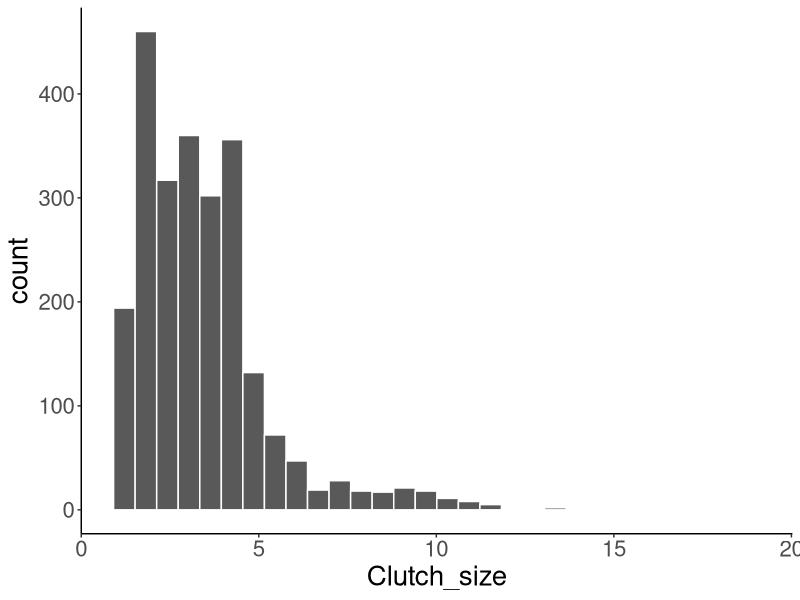
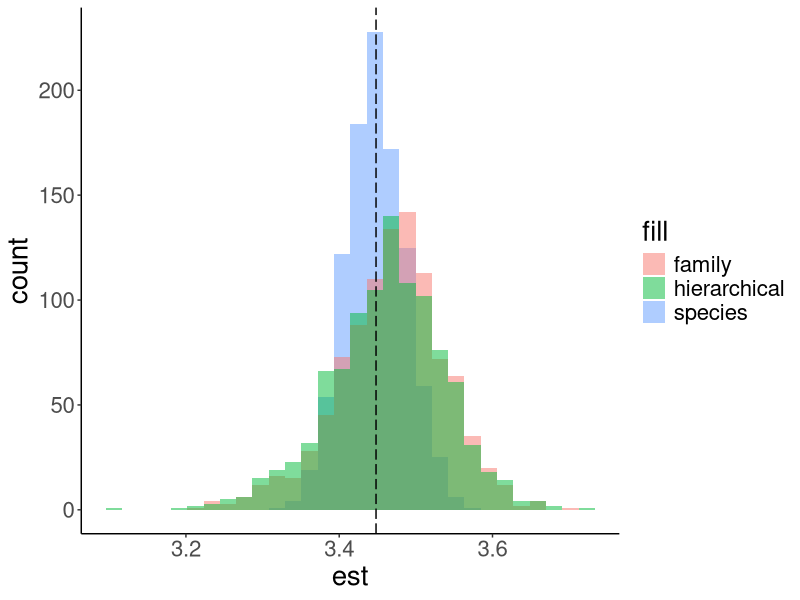

Source code (R) for these figures, in order:
## ---- chunk 1
library(ggplot2)
library(MASS)

setwd("/Users/sarah/Documents/GitHub/PermuteSeminar-2014/Week-2/")
clutch = read.csv("ClutchSize.csv")

print (nrow(clutch))
## ---- chunk 2
ggplot(clutch, aes(Clutch_size)) + geom_histogram(col="white") + 
  theme_classic() + theme(text = element_text(size=20))

fitdistr(clutch$Clutch_size, densfun="lognormal")

avg= mean(clutch$Clutch_size)
med = median(clutch$Clutch_size)
stdev = sd(clutch$Clutch_size)
## ---- chunk 3
print (avg)
n = nrow(clutch)

est = NULL
for (i in 1:1000){
  boot = sample(clutch$Clutch_size, n, replace=TRUE)
  mean = mean(boot)
  est = append(est, mean)
}

mean(est)
## ---- chunk 4
f = length(unique(clutch$Family))

est2 = NULL
for (i in 1:1000){
  fam = sample(clutch$Family, f, replace=TRUE)
  subdat = clutch[which(clutch$Family %in% fam),]
  boot = sample(subdat$Clutch_size, n, replace=TRUE)
  mean = mean(boot)
  est2 = append(est2, mean)
}

mean(est2)
## ---- chunk 5
f = length(unique(clutch$Family))

est3 = NULL
for (i in 1:1000){
  fam = sample(clutch$Family, f, replace=TRUE)
  subdat = clutch[which(clutch$Family %in% fam),]
  g = length(unique(subdat$Genus_name)) #this is not exactly what Heather was saying
  gen = sample(subdat$Genus_name, g, replace=TRUE)
  subdat2 = subdat[which(subdat$Genus_name %in% gen),]
  boot = sample(subdat2$Clutch_size, n, replace=TRUE)
  mean = mean(boot)
  est3 = append(est3, mean)
}

mean(est3)
## ---- chunk 6
bootdata = data.frame(est, est2, est3)

ggplot(bootdata, aes(est, fill = "species")) + geom_histogram(alpha = 0.5) + theme_classic() + theme(text = element_text(size=20)) + 
  geom_histogram(aes(est2, fill = "family"), alpha=0.5) + 
  geom_histogram(aes(est3, fill = "hierarchical"), alpha = 0.5) + 
  geom_vline(data=clutch, aes(xintercept=mean(Clutch_size)), linetype="longdash")
